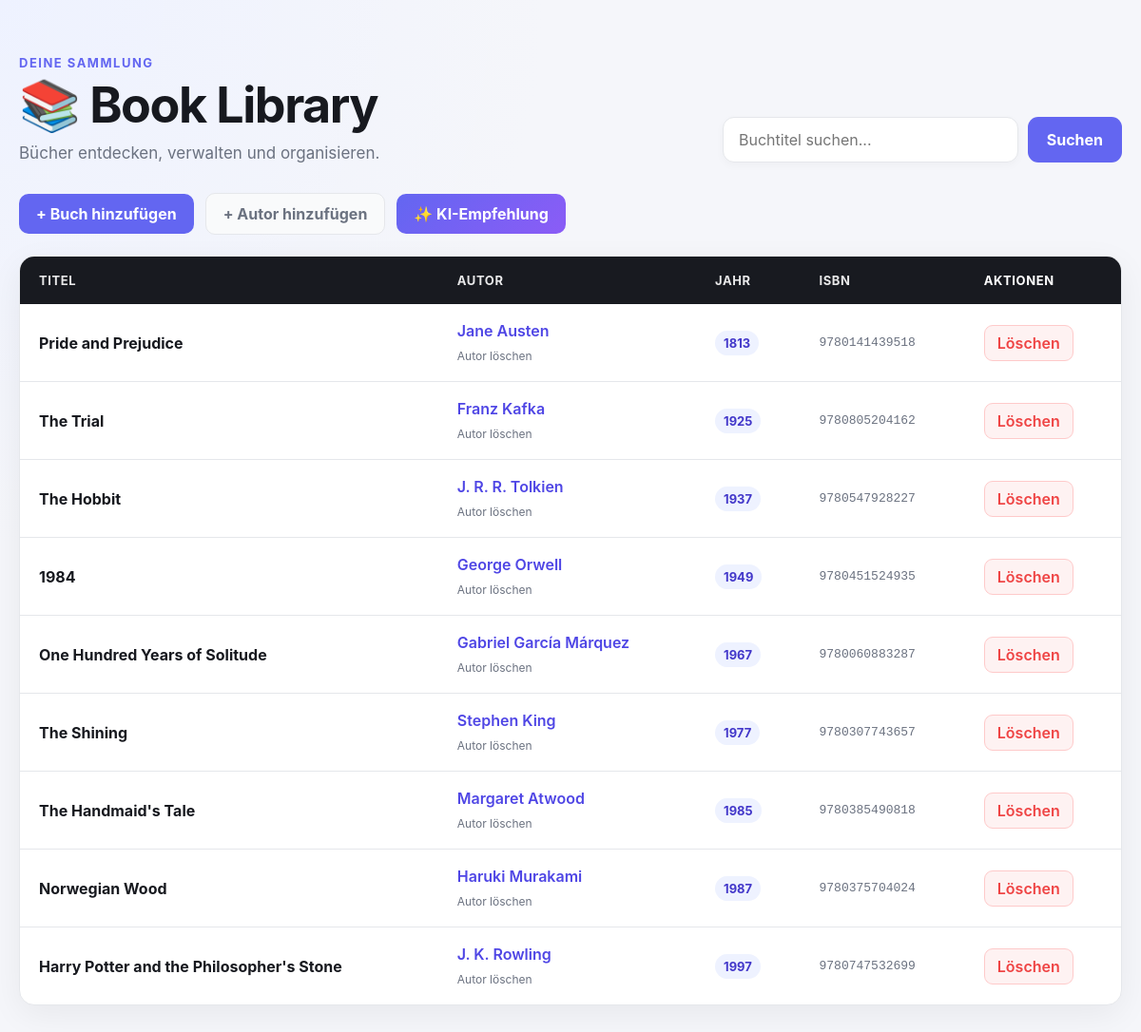
Page /?sort=publication_year&search= on the committed database.
### data_models.py (models this page shows, shortened)
class Book(db.Model):
    id: Mapped[int] = mapped_column(primary_key=True, autoincrement=True, nullable=False)
    isbn: Mapped[str] = mapped_column(String(100), unique=True, nullable=False)
    title: Mapped[str] = mapped_column(String(100), nullable=False)
    publication_year: Mapped[int | None] = mapped_column(db.Integer, nullable=True)
    author_id: Mapped[int] = mapped_column(ForeignKey("author.id"), nullable=False)
    author: Mapped["Author"] = relationship(back_populates="books")
    rating: Mapped[int | None] = mapped_column(db.Integer)

class Author(db.Model):
    id: Mapped[int] = mapped_column(primary_key=True)
    name: Mapped[str] = mapped_column(db.String(100), unique=True, nullable=False)
    birth_date: Mapped[date] = mapped_column(db.Date)
    date_of_death: Mapped[date | None] = mapped_column(db.Date, nullable=True)
    books: Mapped[list["Book"]] = relationship(back_populates="author", cascade="all, delete-orphan")

### app.py (the view)
@app.route('/')
def index():
    sort_by = request.args.get("sort", "title")
    search = request.args.get("search", "")
    query = db.select(Book)
    if search:
        query = query.where(
            Book.title.like(f"%{search}%")
        )
    if sort_by == "title":
        query = query.order_by(Book.title)
    elif sort_by == "publication_year":
        query = query.order_by(Book.publication_year)
    elif sort_by == "isbn":
        query = query.order_by(Book.isbn)
    elif sort_by == "author":
        query = (
            query
            .join(Book.author)
            .order_by(Author.name)
        )
    books = db.session.scalars(query).all()
    return render_template("home.html", books=books, ai_available=ai_available())

### Ai_handling.py (called while the page is built)
def ai_available():
	return bool(os.getenv("GEMINI_API_KEY"))

### templates/home.html (shortened to what this page needs)
<!DOCTYPE html>
<html lang="de">
<head>
    <link rel="stylesheet" href="{{ url_for('static', filename='style.css') }}">
</head>
<body>
<div class="page-container">
    <header class="library-header">
        <div class="header-content">
            <div>
                <span class="eyebrow">Deine Sammlung</span>
                <h1>📚 Book Library</h1>
                <p>Bücher entdecken, verwalten und organisieren.</p>
            </div>
            <form class="search-form" method="GET" action="{{ url_for('index') }}">
                <input type="text" name="search" placeholder="Buchtitel suchen..."
                       value="{{ request.args.get('search', '') }}">
                <button class="search-button" type="submit">Suchen</button>
            </form>
        </div>
    </header>
    <div class="library-actions">
        <a class="primary-button" href="{{ url_for('add_book') }}">+ Buch hinzufügen</a>
        <a class="secondary-button" href="{{ url_for('add_author') }}">+ Autor hinzufügen</a>
        {% if ai_available %}
        <a class="ai-button" href="{{ url_for('recommendation') }}">✨ KI-Empfehlung</a>
        {% else %}
        <span class="ai-unavailable">KI-Empfehlung nicht verfügbar</span>
        {% endif %}
    </div>
    <div class="table-card">
        <table>
            <thead>
            <tr>
                <th>
                    <a href="{{ url_for('index', sort='title', search=request.args.get('search', '')) }}">Titel</a>
                </th>
                <th>
                    <a href="{{ url_for('index', sort='author', search=request.args.get('search', '')) }}">Autor</a>
                </th>
                <th>
                    <a href="{{ url_for('index', sort='publication_year', search=request.args.get('search', '')) }}">Jahr</a>
                </th>
                <th>
                    <a href="{{ url_for('index', sort='isbn', search=request.args.get('search', '')) }}">ISBN</a>
                </th>
                <th>Aktionen</th>
            </tr>
            </thead>
            <tbody>
            {% for book in books %}
            <tr>
                <td>
                    <a class="book-title" href="{{ url_for('book_detail', book_id=book.id) }}">{{ book.title }}</a>
                </td>
                <td>
                    <div class="author-cell">
                        <a class="author-link" href="{{ url_for('author_detail', author_id=book.author.id) }}">{{
                            book.author.name }}</a>
                        <form method="POST" action="{{ url_for('delete_author', author_id=book.author.id) }}">
                            <button class="text-delete-button" type="submit"
                                    onclick="return confirm('Autor und alle Bücher wirklich löschen?')">Autor löschen
                            </button>
                        </form>
                    </div>
                </td>
                <td><span class="year-badge">{{ book.publication_year }}</span></td>
                <td class="isbn">{{ book.isbn }}</td>
                <td>
                    <form method="POST" action="{{ url_for('delete_book', book_id=book.id) }}">
                        <button class="delete-button" type="submit" onclick="return confirm('Buch wirklich löschen?')">
                            Löschen
                        </button>
                    </form>
                </td>
            </tr>
            {% endfor %}
            </tbody>
        </table>
    </div>
</div>
</body>
</html>

### static/style.css (style rules this page uses)
:root { --background: #f5f6fa; --surface: #ffffff; --surface-soft: #f9fafb; --text: #17191f; --text-soft: #6b7280; --primary: #6366f1; --primary-dark: #4f46e5; --danger: #ef4444; --danger-soft: #fef2f2; --border: #e5e7eb; --star: #f5b301; --star-empty: #d1d5db; --radius: 16px; --shadow: 0 10px 35px rgba(0, 0, 0, 0.06); }
* { box-sizing: border-box; }
body { margin: 0; font-family: Inter, -apple-system, BlinkMacSystemFont, "Segoe UI", sans-serif; color: var(--text); background: radial-gradient(circle at top left, #eef2ff, transparent 35%), var(--background); }
button, input, select { font: inherit; }
form { margin: 0; }
.page-container { width: min(1200px, calc(100% - 40px)); margin: 0 auto; padding: 55px 0; }
.library-header { margin-bottom: 32px; }
.header-content { display: flex; justify-content: space-between; align-items: flex-end; gap: 35px; }
.header-content > div { flex: 1; }
.eyebrow, .detail-eyebrow { display: inline-block; margin-bottom: 8px; color: var(--primary); font-size: 13px; font-weight: 700; text-transform: uppercase; letter-spacing: 1.5px; }
.library-header h1 { margin: 0; font-size: clamp(34px, 5vw, 52px); line-height: 1.1; letter-spacing: -1.5px; }
.library-header p { margin: 12px 0 0; color: var(--text-soft); font-size: 17px; }
.search-form { display: flex; gap: 10px; width: 420px; flex-shrink: 0; }
.search-form input { flex: 1; min-width: 0; padding: 13px 16px; color: var(--text); background: var(--surface); border: 1px solid var(--border); border-radius: 12px; outline: none; box-shadow: 0 3px 10px rgba(0, 0, 0, 0.03); transition: border-color .2s, box-shadow .2s; }
.search-button { padding: 11px 20px; color: white; background: var(--primary); border: none; border-radius: 11px; font-weight: 700; cursor: pointer; transition: background .15s, transform .15s; }
.table-card { overflow: hidden; background: var(--surface); border: 1px solid var(--border); border-radius: var(--radius); box-shadow: var(--shadow); }
table { width: 100%; border-collapse: collapse; }
thead { background: #181a20; }
th { padding: 17px 20px; color: white; text-align: left; font-size: 13px; font-weight: 700; text-transform: uppercase; letter-spacing: .6px; }
th a { color: white; text-decoration: none; opacity: .9; }
td { padding: 18px 20px; border-bottom: 1px solid var(--border); vertical-align: middle; }
tbody tr { transition: background .15s; }
tbody tr:last-child td { border-bottom: none; }
.book-title { color: var(--text); font-weight: 700; text-decoration: none; transition: color .15s; }
.author-cell { display: flex; flex-direction: column; align-items: flex-start; gap: 5px; }
.author-link { color: var(--primary-dark); font-weight: 600; text-decoration: none; }
.text-delete-button { padding: 0; color: var(--text-soft); background: transparent; border: none; font-size: 12px; cursor: pointer; }
.year-badge { display: inline-block; padding: 5px 9px; color: #4338ca; background: #eef2ff; border-radius: 999px; font-size: 13px; font-weight: 700; }
.isbn { color: var(--text-soft); font-family: Consolas, "Courier New", monospace; font-size: 13px; }
.delete-button { padding: 8px 13px; color: var(--danger); background: var(--danger-soft); border: 1px solid #fecaca; border-radius: 9px; font-weight: 600; cursor: pointer; transition: background .15s, color .15s, transform .15s; }
.primary-button, .secondary-button { padding: 11px 18px; border-radius: 10px; font-weight: 700; text-decoration: none; }
.primary-button { color: white; background: var(--primary); border: none; cursor: pointer; }
.secondary-button { color: var(--text-soft); background: var(--surface-soft); border: 1px solid var(--border); }
.library-actions { display: flex; align-items: center; gap: 12px; margin-bottom: 22px; flex-wrap: wrap; }
.ai-button { padding: 11px 18px; color: white; background: linear-gradient(135deg, #6366f1, #8b5cf6); border-radius: 10px; font-weight: 700; text-decoration: none; }

### rows in the picture
Book: title "Pride and Prejudice", author.name "Jane Austen", publication_year "1813", isbn "9780141439518"
Book: title "The Trial", author.name "Franz Kafka", publication_year "1925", isbn "9780805204162"
Book: title "The Hobbit", author.name "J. R. R. Tolkien", publication_year "1937", isbn "9780547928227"
Book: title "1984", author.name "George Orwell", publication_year "1949", isbn "9780451524935"
Book: title "One Hundred Years of Solitude", author.name "Gabriel García Márquez", publication_year "1967", isbn "9780060883287"
Book: title "The Shining", author.name "Stephen King", publication_year "1977", isbn "9780307743657"
Book: title "The Handmaid's Tale", author.name "Margaret Atwood", publication_year "1985", isbn "9780385490818"
Book: title "Norwegian Wood", author.name "Haruki Murakami", publication_year "1987", isbn "9780375704024"
Book: title "Harry Potter and the Philosopher's Stone", author.name "J. K. Rowling", publication_year "1997", isbn "9780747532699"
